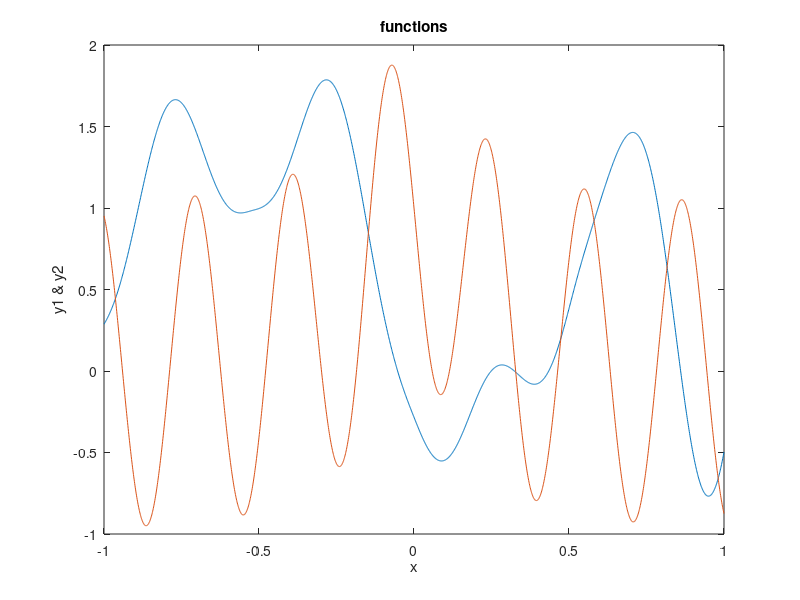
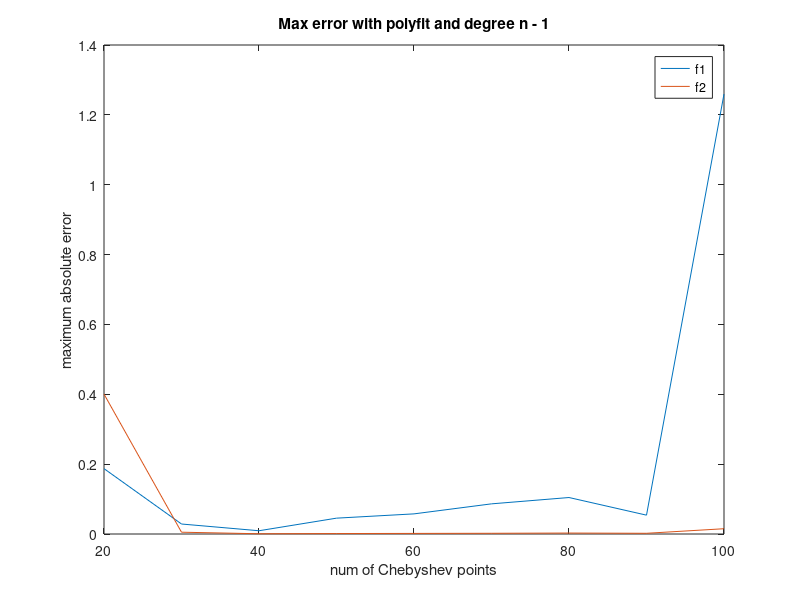
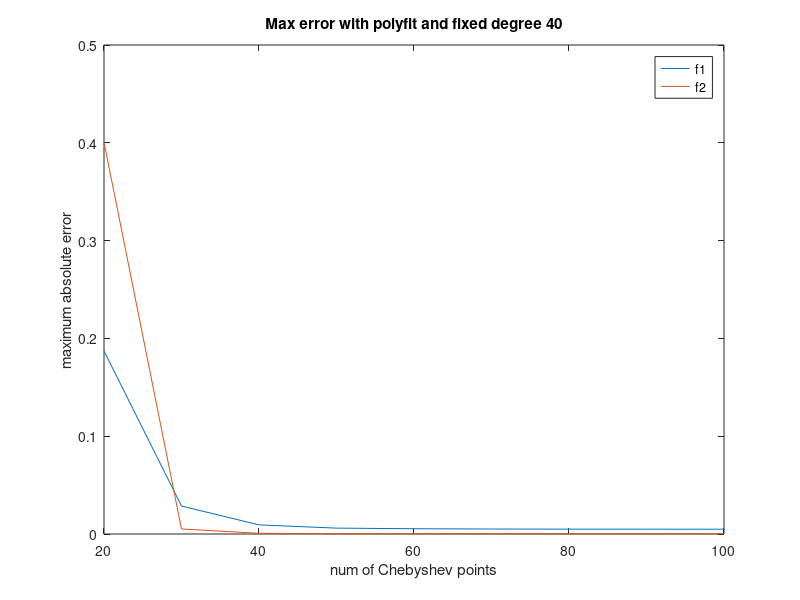

The MATLAB source for these figures, in order:
f1 = @(x) abs(sin(6. * x)).^3. - cos(5. * exp(x)); % the first function
f2 = @(x) 1./(1+25*x.^2) - sin(20. * x);

% we use a finer n list
% plot 2 functions over [-1,1];
x = -1:1e-3:1;
y1 = f1(x);
y2 = f2(x);
figure;
plot(x, y1, x, y2); title('functions'); xlabel('x');ylabel('y1 & y2');
error1 = zeros(1, 9);
error2 = zeros(1, 9);

for n = 20 : 10 : 100
iteration_num = n / 10 - 1;
k = 1:n; % iterator
xc = cos((2*k-1)/2/n*pi); % Chebyshev nodes
yc1 = f1(xc); % function evaluated at Chebyshev nodes
yc2 = f2(xc);

p1 = polyfit(xc, yc1, n-1); 
p2 = polyfit(xc, yc2, n-1); 
max_error1_poly = max( abs( y1 - polyval(p1, x) ) );
max_error2_poly = max( abs( y2 - polyval(p2, x) ) );
error1(iteration_num) = max_error1_poly;
error2(iteration_num) = max_error2_poly;
end


% polyfit and changing degree 
n = 20: 10 : 100;
figure;
plot(n, error1, n, error2);
xlabel('num of Chebyshev points'); ylabel('maximum absolute error'); title('Max error with polyfit and degree n - 1');
legend('f1','f2','location','best')

error1 = zeros(1, 9);
error2 = zeros(1, 9);

for n = 20 : 10 : 100
iteration_num = n / 10 - 1;
k = 1:n; % iterator
xc = cos((2*k-1)/2/n*pi); % Chebyshev nodes
yc1 = f1(xc); % function evaluated at Chebyshev nodes
yc2 = f2(xc);

p1 = polyfit(xc, yc1, 40); 
p2 = polyfit(xc, yc2, 40); 
max_error1_poly = max( abs( y1 - polyval(p1, x) ) );
max_error2_poly = max( abs( y2 - polyval(p2, x) ) );
error1(iteration_num) = max_error1_poly;
error2(iteration_num) = max_error2_poly;
end

% polyfit and fixed degree 40
n = 20: 10 : 100;
figure;
plot(n, error1, n, error2);
xlabel('num of Chebyshev points'); ylabel('maximum absolute error'); title('Max error with polyfit and fixed degree 40');
legend('f1','f2','location','best')




